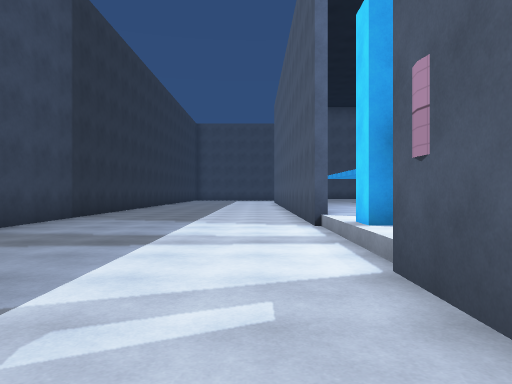
View 1 (above)

20 first-person views from a walk through a 3-D level made in the Unity game engine. The camera is 1.3 m above the floor, looks level and sees 70° across. The floor is counted in squares, 2 m on a side. Each view is taken from the middle of a square. On the plan, view 1 faces up. The plan holds only what a view shows up to about 11 squares ahead; the rest is blank. The place goes on beyond the plan. Surface patterns are stand-ins for the level's own textures.

View 2
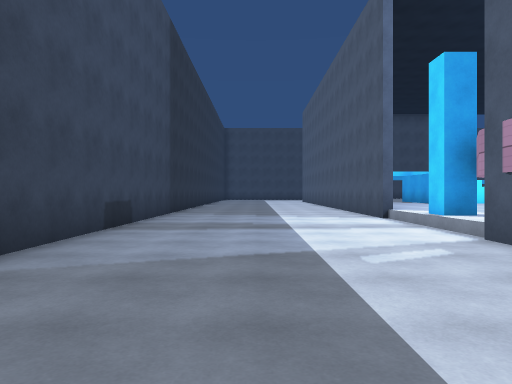

View 3
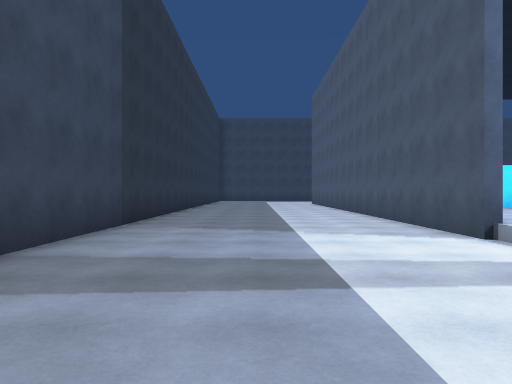

View 4
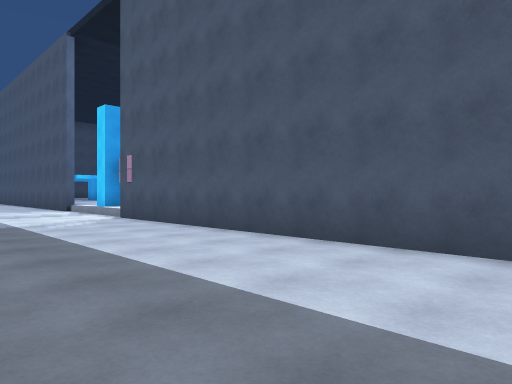

View 5
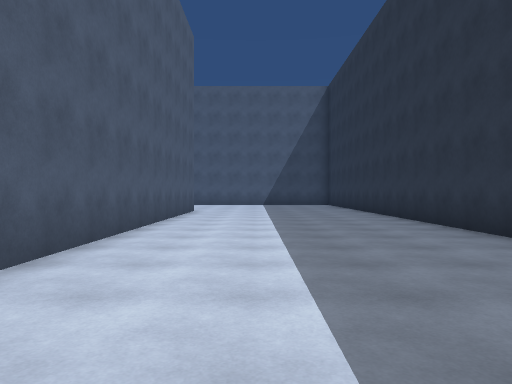

View 6
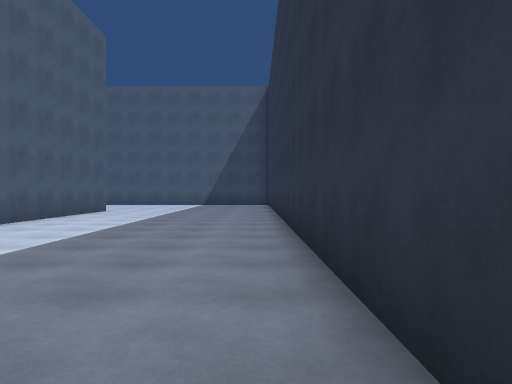

View 7
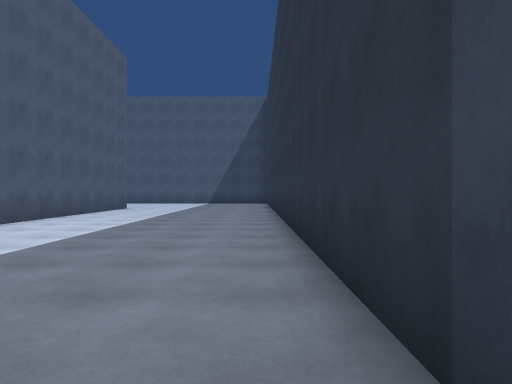

View 8
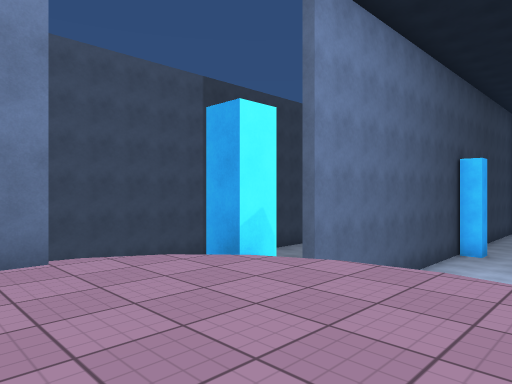

View 9
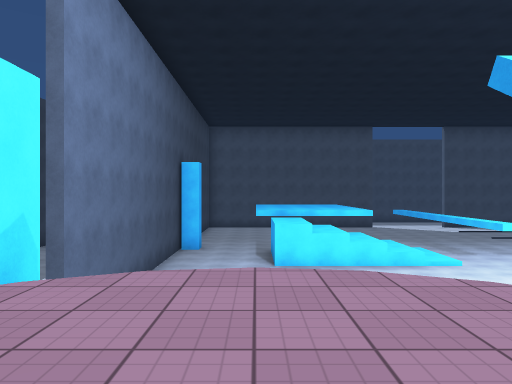

View 10
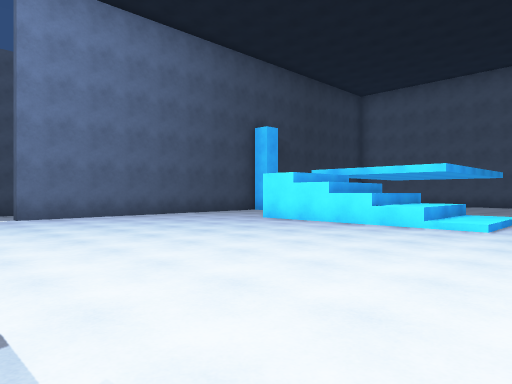

View 11
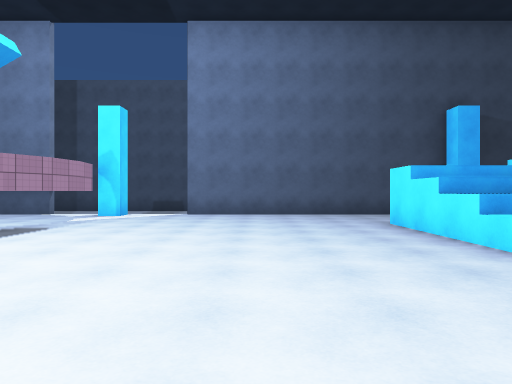

View 12
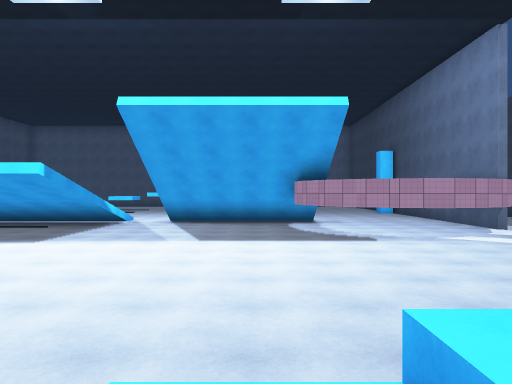

View 13
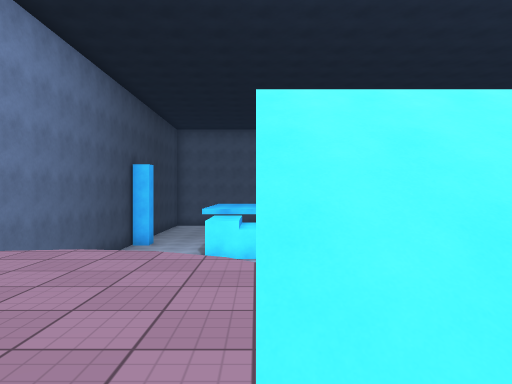

View 14
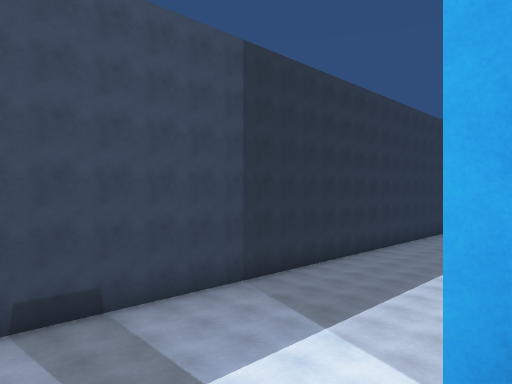

View 15
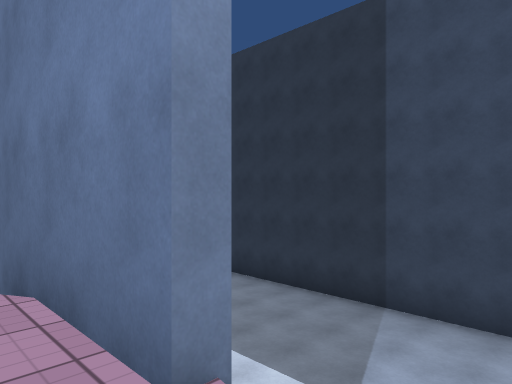

View 16
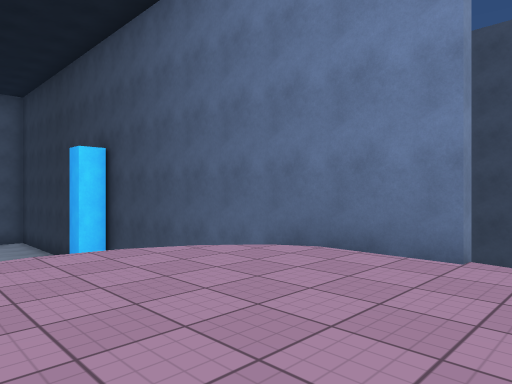

View 17
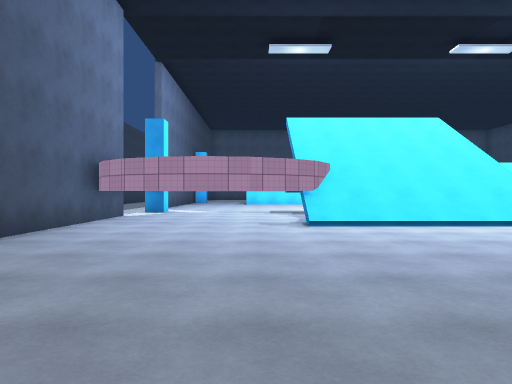

View 18
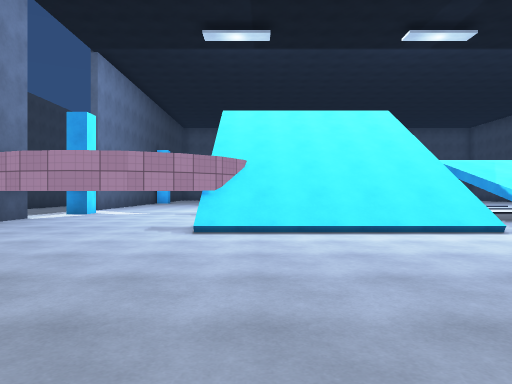

View 19
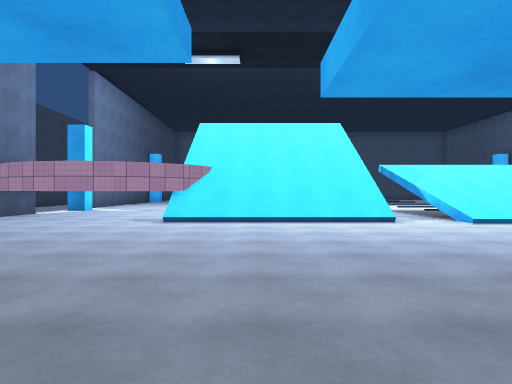

View 20
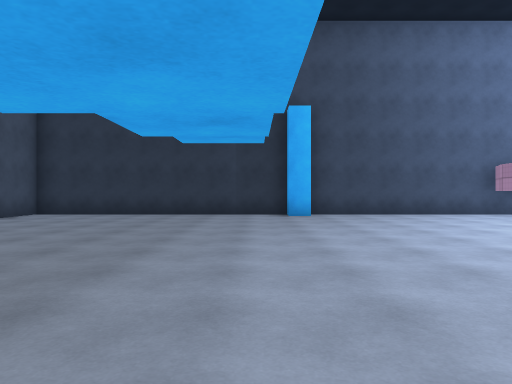

### Floor plan
Key: @ floor where view 1 was taken; # wall or solid block; x gap in a wall; . main floor; - floor 0.5 m lower than the main floor; : floor 2.25 m higher than the main floor; + floor 2.5 m higher than the main floor; / step, stairs or slope.
Columns run from 5 left of view 1 to 15 right of it. Each row starts with its distance up from view 1.
 13 #-----#...:////..
 12 #-----#...:////..
 11 #-----#.........
 10 #-----#..........
  9 #-----#...........
  8 #-----#...........
  7 #------...........
  6 #------............
  5 #------##/##////..//
  4 #------/+++x/////.//
  3 #-----#++++//////.///
  2 #-----#++++//////.///
  1 #-----#/+++//////.//
  0 #----@#.#/#//////.//
 -1 #-----#............
 -2 #-----#...........
 -3 #-----#...........
 -4 #-----#..........
 -5 #-----##.........
 -6 #-----#...........
 -7 #-----#..........
 -8 #-----#.........
 -9 #-----#.......
-10 #-----#......
-11 #-----#....
-12       #...

Where each view was taken, in squares from view 1:
view 1: 0 up, 0 right, facing up
view 2: 2 down, 2 left, facing up
view 3: 2 up, 2 left, facing up
view 4: 6 down, 3 left, facing up-right
view 5: 0 up, 1 left, facing down
view 6: 0 up, 4 left, facing down
view 7: 2 up, 4 left, facing down
view 8: 2 up, 5 right, facing up-left
view 9: 2 up, 4 right, facing up
view 10: 5 up, 11 right, facing up-left
view 11: 9 up, 12 right, facing left
view 12: 13 up, 8 right, facing down
view 13: 1 up, 6 right, facing up
view 14: 3 up, 2 right, facing up-left
view 15: 4 up, 2 right, facing down-left
view 16: 4 up, 5 right, facing down-left
view 17: 7 down, 5 right, facing up
view 18: 6 down, 7 right, facing up
view 19: 8 down, 8 right, facing up
view 20: 6 down, 12 right, facing left
